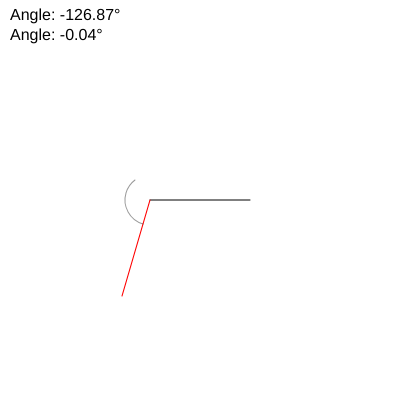
Frame 1 (no input)
Frame 60 (no input): identical to frame 1, image omitted
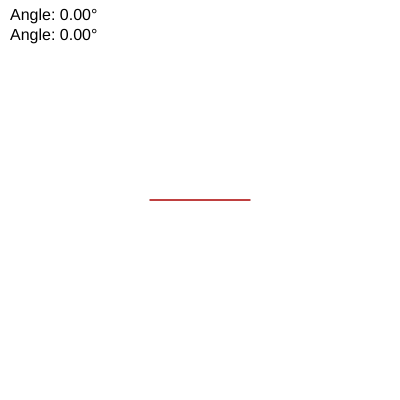
Frame 120 (the mouse pressed at the canvas centre since frame 60)

The p5.js sketch that drew these frames (run headless with seeded random() and noise() and a simulated clock; from frame 60 on, the mouse is pressed at the canvas centre):

// p5.js sketch
// ── sketch.js
//Create a sketch that shows the angle between two vectors.


let vectA;
let vectB;
let pointA ;
let pointB ;
let pointC;

function setup() {
  createCanvas(400, 400);
  pointA = createVector(250, 200);
  pointB = createVector(150, 200);
  
  
}

function draw() {
  background(255);
  
  // vectorA from pointB to pointA
  vectA = p5.Vector.sub(pointA, pointB);
  
  // vector B from pointB to pointC
  pointC = createVector(mouseX, mouseY);
  vectB =  p5.Vector.sub(pointC, pointB);
  vectB.setMag(100); // make the vectB's length fixed no matter where the mouse is
  
  
  // calculate the angle between vectA and vectB using dot product
  let angle = vectA.angleBetween(vectB);
  
  // draw vector A
  stroke(0)
  line(pointB.x, pointB.y, pointA.x, pointA.y); // vectorA
  
  // draw vector B
  push()
  translate(pointB.x, pointB.y);
  rotate(vectB.heading());
  stroke(255, 0, 0);
  line(0, 0, vectB.x, vectB.y); // vectorB
  // optionally, draw a small arc to represent the angle
  noFill();
  stroke(0, 100);
  let start = vectA.heading();
  let end = vectB.heading()
  arc(0, 0, 50, 50, min(start, end), max(start, end), OPEN); //  always draw in the positive direction
  pop()
 

  // show angle value
  noStroke();
  fill(0);
  textSize(16);
  textAlign(LEFT);
  text('Angle: ' + degrees(angle).toFixed(2) + '°', 10, 20);
  text('Angle: ' + radians(angle).toFixed(2) + '°', 10, 40);
  
  

  
  
}
